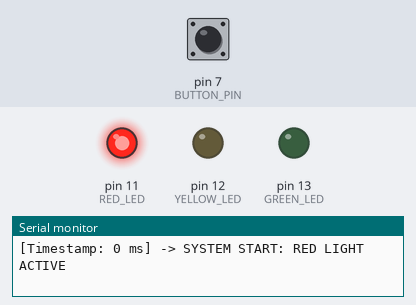
Bench run of a sketch on a simulated Arduino Uno, built with avr-gcc and run on an emulated ATmega328P. Parts: output pins drawn as LEDs (lit = HIGH), the last lines printed to the serial monitor. The test bench sets the inputs (shaded band); at power-on: pin 7 (BUTTON_PIN) HIGH.

Above: at 1.2 s.
1.3 s: pin 7 (BUTTON_PIN) pulled LOW for 0.15 s
At 15.0 s:
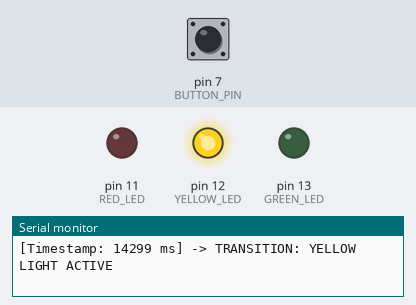
At 17.4 s:
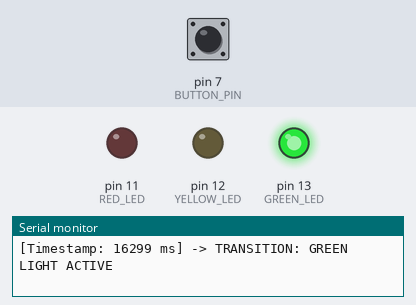
Timing chart, 0 to 17.7 s (numbered marks = the images above; inputs shaded):
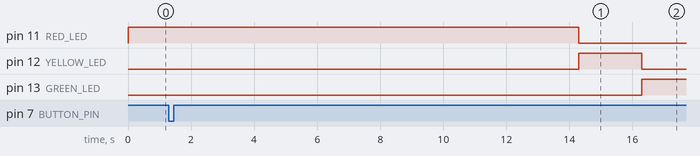

The sketch:

traffic_light.ino
```cpp
/**
 * @file traffic_light.ino
 * @author [Your Name]
 * @date July 2026
 * @brief Traffic Light Controller with Immediate Pedestrian Override
 * Assignment submission for IIT Jammu Summer School 2026.
 */

// Pin Definitions
const int RED_LED = 11;
const int YELLOW_LED = 12;
const int GREEN_LED = 13;
const int BUTTON_PIN = 7;

// State Enumeration
enum TrafficState { STATE_RED, STATE_YELLOW, STATE_GREEN, STATE_PEDESTRIAN };
TrafficState currentState = STATE_RED;

// Timing Variables (in milliseconds)
unsigned long stateStartTime = 0;
unsigned long currentInterval = 5000; // Start with 5s for Red

void setup() {
  // Initialize LED Pins as outputs
  pinMode(RED_LED, OUTPUT);
  pinMode(YELLOW_LED, OUTPUT);
  pinMode(GREEN_LED, OUTPUT);

  // Initialize Button with Internal Pull-up Resistor
  // Button unpressed = HIGH, pressed = LOW
  pinMode(BUTTON_PIN, INPUT_PULLUP);

  // Initialize Serial Telemetry
  Serial.begin(9600);

  // Initial state execution
  setLightState(STATE_RED, 5000, "SYSTEM START: RED LIGHT ACTIVE");
}

void loop() {
  unsigned long currentMillis = millis();

  // 1. Instantaneous Polling for Pedestrian Override
  // Active-LOW logic due to INPUT_PULLUP
  if (digitalRead(BUTTON_PIN) == LOW && currentState != STATE_PEDESTRIAN) {
    setLightState(STATE_PEDESTRIAN, 8000, "PEDESTRIAN OVERRIDE TRIGGERED");
    return;
  }

  // 2. State Machine Time Tracking
  if (currentMillis - stateStartTime >= currentInterval) {
    switch (currentState) {
      case STATE_RED:
        setLightState(STATE_YELLOW, 2000, "TRANSITION: YELLOW LIGHT ACTIVE");
        break;

      case STATE_YELLOW:
        setLightState(STATE_GREEN, 4000, "TRANSITION: GREEN LIGHT ACTIVE");
        break;

      case STATE_GREEN:
      case STATE_PEDESTRIAN:
        // After Green or Pedestrian hold finishes, recycle back to normal Red
        setLightState(STATE_RED, 5000, "CYCLE RESTART: RED LIGHT ACTIVE");
        break;
    }
  }
}

/**
 * @brief Updates hardware pins, state indicators, variables, and outputs telemetry.
 */
void setLightState(TrafficState newState, unsigned long interval, String logMessage) {
  currentState = newState;
  currentInterval = interval;
  stateStartTime = millis();

  // Hardware Execution
  switch (currentState) {
    case STATE_RED:
    case STATE_PEDESTRIAN:
      digitalWrite(RED_LED, HIGH);
      digitalWrite(YELLOW_LED, LOW);
      digitalWrite(GREEN_LED, LOW);
      break;
    case STATE_YELLOW:
      digitalWrite(RED_LED, LOW);
      digitalWrite(YELLOW_LED, HIGH);
      digitalWrite(GREEN_LED, LOW);
      break;
    case STATE_GREEN:
      digitalWrite(RED_LED, LOW);
      digitalWrite(YELLOW_LED, LOW);
      digitalWrite(GREEN_LED, HIGH);
      break;
  }

  // Print Requirement: Current State Message + Timestamp
  Serial.print("[Timestamp: ");
  Serial.print(stateStartTime);
  Serial.print(" ms] -> ");
  Serial.println(logMessage);
}
```
